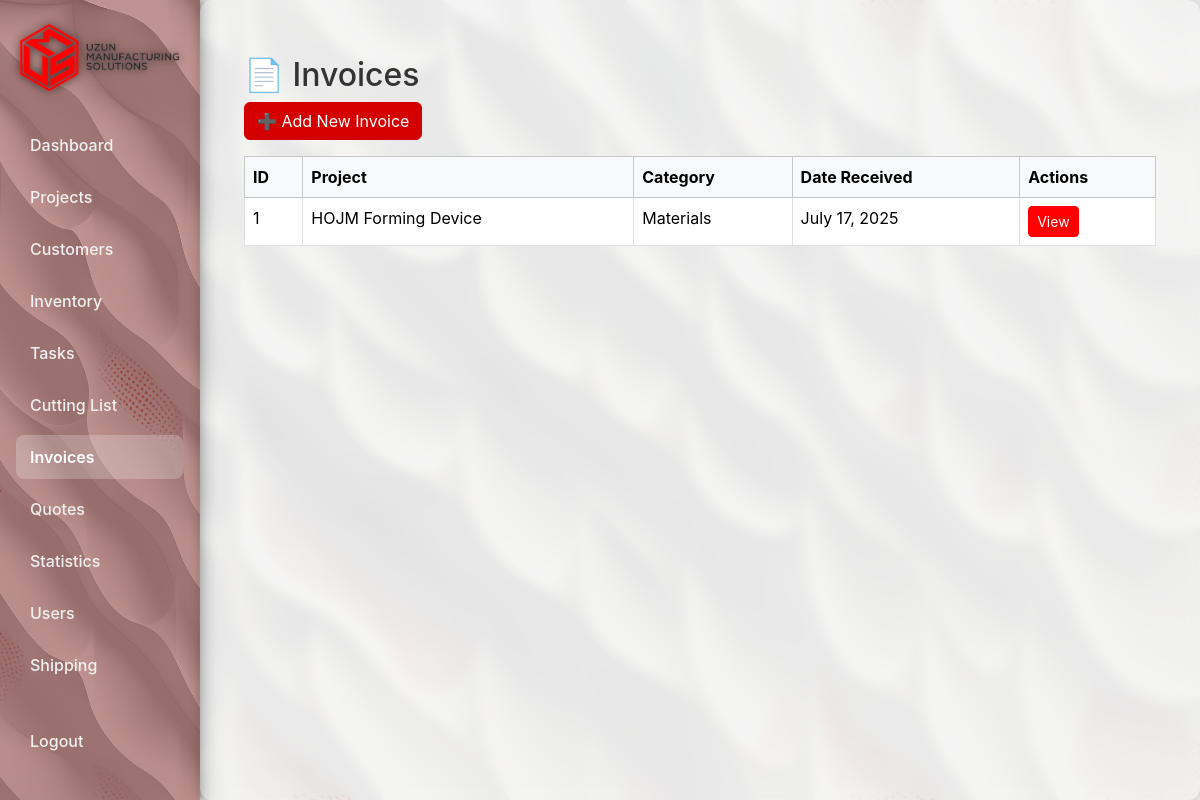
Page /invoices/ (signed in) on the committed database.
### core/models.py (models this page shows, shortened)
class Invoice(models.Model):
    PROJECT_CATEGORIES = [
        ('PARTS', 'Parts'),
        ('MATERIALS', 'Materials'),
        ('SERVICES', 'Services'),
        ('OTHER', 'Other'),
    ]
    project = models.ForeignKey(Project, on_delete=models.CASCADE, related_name='invoices')
    category = models.CharField(max_length=20, choices=PROJECT_CATEGORIES)
    date_received = models.DateField(auto_now_add=True)
    uploaded_file = models.FileField(upload_to='invoices/')
    created_by = models.ForeignKey(User, on_delete=models.SET_NULL, null=True)

class Project(models.Model):
    DIVISION_CHOICES = [
        ('UMS', 'UMS – CNC Services'),
        ('UZUN', 'Uzun-Pak – Food Packaging'),
    ]
    name = models.CharField(max_length=200)
    description = models.TextField(blank=True)
    start_date = models.DateField()
    end_date = models.DateField(null=True, blank=True)
    division = models.CharField(max_length=10, choices=DIVISION_CHOICES, default='UMS')
    customer = models.ForeignKey(Customer, on_delete=models.SET_NULL, null=True, blank=True, related_name="projects")
    selling_price = models.DecimalField(max_digits=12, decimal_places=2, null=True, blank=True)
    production_cost = models.DecimalField(max_digits=12, decimal_places=2, null=True, blank=True)

### core/views.py (the view)
# urls.py: path('invoices/', views.invoice_dashboard, name='invoice_dashboard'),
@login_required
def invoice_dashboard(request):
    invoices = Invoice.objects.all().order_by('-date_received')
    return render(request, 'core/invoice_dashboard.html', {'invoices': invoices})

### core/permission_gate.py (called while the page is built, shortened)
    def __call__(self, request):
        return self.get_response(request)

### core/templates/core/invoice_dashboard.html
{% extends "base.html" %}
{% block content %}
<div class="container mt-4">
    <h2>📄 Invoices</h2>
    <a href="{% url 'invoice_create' %}" class="btn btn-success mb-3">➕ Add New Invoice</a>
    {% if invoices %}
    <table class="table table-bordered table-hover">
        <thead class="table-light">
            <tr>
                <th>ID</th>
                <th>Project</th>
                <th>Category</th>
                <th>Date Received</th>
                <th>Actions</th>
            </tr>
        </thead>
        <tbody>
            {% for invoice in invoices %}
            <tr>
                <td>{{ invoice.id }}</td>
                <td>{{ invoice.project.name }}</td>
                <td>{{ invoice.get_category_display }}</td>
                <td>{{ invoice.date_received }}</td>
                <td>
                    <a href="{% url 'invoice_detail' invoice.id %}" class="btn btn-primary btn-sm">View</a>
                </td>
            </tr>
            {% endfor %}
        </tbody>
    </table>
    {% else %}
    <div class="alert alert-info">No invoices available.</div>
    {% endif %}
</div>
{% endblock %}

### core/static/core/styles.css (style rules this page uses)
body { background-color: #f8f9fa; }
.btn-primary { background-color: #ff0000; border-color: #ff0000; }
.btn-success { background-color: #d40000; border-color: #d40000; }

### rows in the picture
Invoice: id "1", project.name "HOJM Forming Device", category "Materials", date_received "July 17, 2025"
